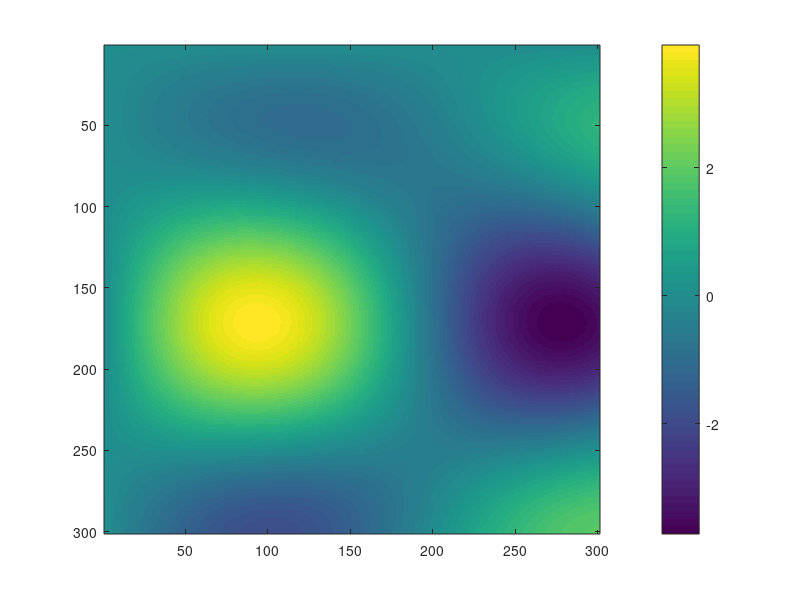

The MATLAB script that drew this image:
clear all
close all
clc

[x,y] = meshgrid(0:0.5:150,0:0.5:150);

t=linspace(0,0.1,100);

c=1500;

f1=10
w1=2*pi*f1;
k1=w1/c;

theta1 = pi/6;
kx1=k1*cos(theta1);
ky1=k1*sin(theta1);

f2=15
w2=2*pi*f2;
k2=w2/c;

theta2 = 2*pi/3;
kx2=k2*cos(theta2);
ky2=k2*sin(theta2);

##+exp(1j*(kx2*x+ky2*y-w2*t(m)))
for m=1:length(t)
imagesc(real((2j*(exp(-1j*(kx1*x-w1*t(m)))).*sin(ky1*y-w1*t(m)))+(2j*(exp(-1j*(kx2*x-w2*t(m)))).*sin(ky2*y-w2*t(m)))))
colorbar
drawnow
end

##+exp(1j*(kx2*x+ky2*y-w2*t(m)))
##for m=1:length(t)
##imagesc(real(exp(1j*(kx1*x+ky1*y-w1*t(m))) ))
##colorbar
##drawnow
##end